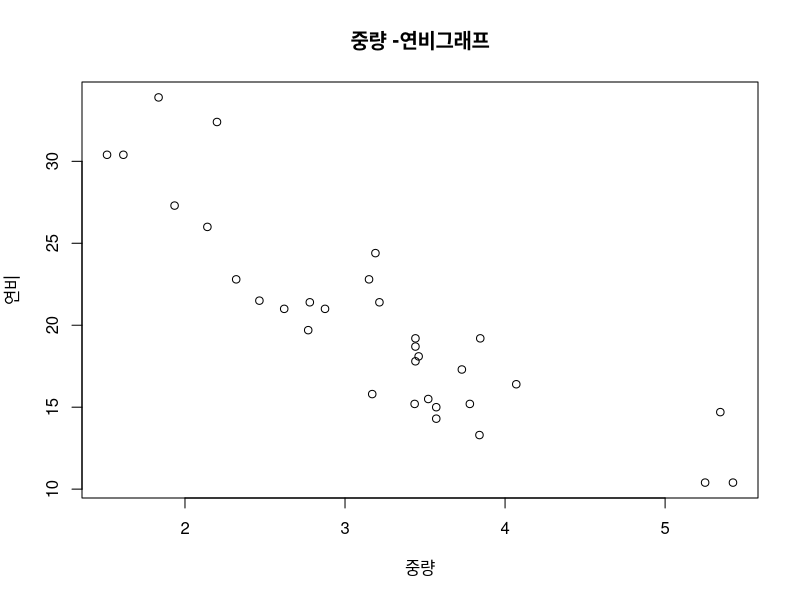

R code for this plot: (Note: this script raises an error after producing the figure.)
wt = mtcars$wt
mpg = mtcars$mpg
plot(wt, mpg,
     main = '중량 -연비그래프',
     xlab = '중량',
     ylab = '연비'
)

plot(four~one, milk)

plot(milk)



vars = c('mpg','disp','drat','wt')
target = mtcars[,vars]
head(target)
plot(target, main='Multi plots')


head(codling)
str(codling)

plot(codling[,c('dose','pobs','ct')])

iris.2 = iris[,3:4]

levels(iris$Species)

group = as.numeric(iris$Species)

color = c('red','green','blue')
plot(iris.2, main='tite',pch=c(group),col = color[group])


legend(x='bottomright', legend = levels(iris$Species), col=c('red','green','blue'), pch=c(1:3))

levels(factor(codling$Cultivar))

codgroup = as.numeric(factor(codling$Cultivar))

plot(codling[,c('dose','pobs','ct')], pch=c(codgroup), col = color[codgroup])

plot(tinting$it, tinting$csoa)

group5 = tinting$tint

plot(tinting$it, tinting$csoa, pch=c(group5), col=color[group])

group = as.numeric(tinting$agegp)
color = c('red','blue')
plot(tinting$it, tinting$csoa, pch=c(group), col=color[group])




